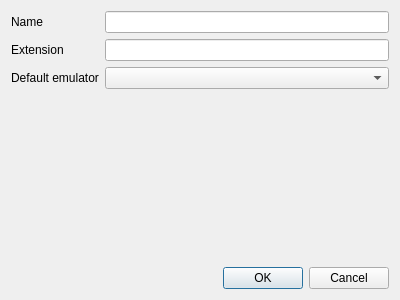
<?xml version="1.0" encoding="UTF-8"?>
<ui version="4.0">
 <class>PlatformEditDialog</class>
 <widget class="QDialog" name="PlatformEditDialog">
  <property name="geometry">
   <rect>
    <x>0</x>
    <y>0</y>
    <width>400</width>
    <height>300</height>
   </rect>
  </property>
  <property name="windowTitle">
   <string>Dialog</string>
  </property>
  <layout class="QGridLayout" name="gridLayout">
   <item row="0" column="0">
    <widget class="QLabel" name="label">
     <property name="sizePolicy">
      <sizepolicy hsizetype="Fixed" vsizetype="Preferred">
       <horstretch>0</horstretch>
       <verstretch>0</verstretch>
      </sizepolicy>
     </property>
     <property name="text">
      <string>Name</string>
     </property>
    </widget>
   </item>
   <item row="1" column="0">
    <widget class="QLabel" name="label_2">
     <property name="sizePolicy">
      <sizepolicy hsizetype="Fixed" vsizetype="Preferred">
       <horstretch>0</horstretch>
       <verstretch>0</verstretch>
      </sizepolicy>
     </property>
     <property name="text">
      <string>Extension</string>
     </property>
    </widget>
   </item>
   <item row="3" column="0" colspan="2">
    <spacer name="verticalSpacer">
     <property name="orientation">
      <enum>Qt::Vertical</enum>
     </property>
     <property name="sizeHint" stdset="0">
      <size>
       <width>20</width>
       <height>40</height>
      </size>
     </property>
    </spacer>
   </item>
   <item row="0" column="1">
    <widget class="QLineEdit" name="lineEdit"/>
   </item>
   <item row="2" column="0">
    <widget class="QLabel" name="label_3">
     <property name="sizePolicy">
      <sizepolicy hsizetype="Fixed" vsizetype="Preferred">
       <horstretch>0</horstretch>
       <verstretch>0</verstretch>
      </sizepolicy>
     </property>
     <property name="text">
      <string>Default emulator</string>
     </property>
    </widget>
   </item>
   <item row="2" column="1">
    <widget class="QComboBox" name="comboBox"/>
   </item>
   <item row="4" column="1">
    <widget class="QDialogButtonBox" name="buttonBox">
     <property name="orientation">
      <enum>Qt::Horizontal</enum>
     </property>
     <property name="standardButtons">
      <set>QDialogButtonBox::Cancel|QDialogButtonBox::Ok</set>
     </property>
    </widget>
   </item>
   <item row="1" column="1">
    <widget class="QLineEdit" name="lineEdit_2"/>
   </item>
  </layout>
 </widget>
 <resources/>
 <connections>
  <connection>
   <sender>buttonBox</sender>
   <signal>accepted()</signal>
   <receiver>PlatformEditDialog</receiver>
   <slot>accept()</slot>
   <hints>
    <hint type="sourcelabel">
     <x>248</x>
     <y>254</y>
    </hint>
    <hint type="destinationlabel">
     <x>157</x>
     <y>274</y>
    </hint>
   </hints>
  </connection>
  <connection>
   <sender>buttonBox</sender>
   <signal>rejected()</signal>
   <receiver>PlatformEditDialog</receiver>
   <slot>reject()</slot>
   <hints>
    <hint type="sourcelabel">
     <x>316</x>
     <y>260</y>
    </hint>
    <hint type="destinationlabel">
     <x>286</x>
     <y>274</y>
    </hint>
   </hints>
  </connection>
 </connections>
</ui>
